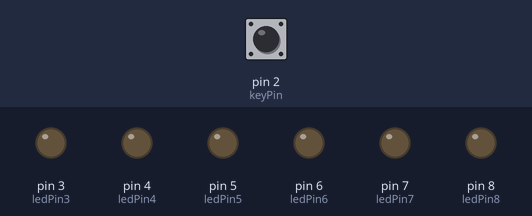
A sketch run on a simulated Arduino Uno, built with avr-gcc and run on an emulated ATmega328P. Parts: output pins drawn as LEDs (lit = HIGH). The test bench sets the inputs (shaded band); at power-on: pin 2 (keyPin) LOW.

Above: at 1.2 s.
1.3 s: pin 2 (keyPin) pulled HIGH for 1 s
At 1.8 s:
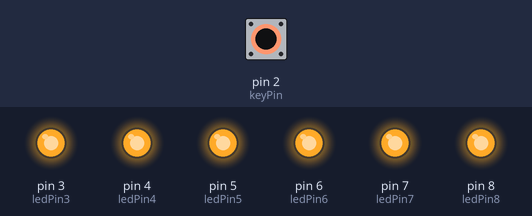
3.8 s: pin 2 (keyPin) pulled HIGH for 0.15 s
At 4.5 s:
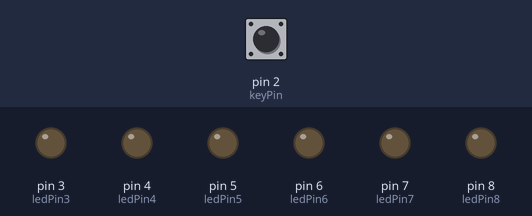
5.4 s: pin 2 (keyPin) pulled HIGH for 0.15 s
At 5.47 s:
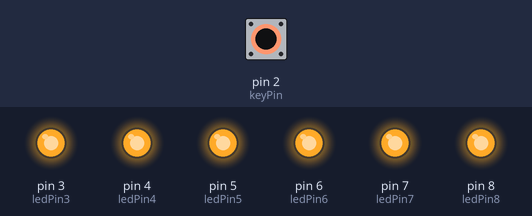
7.0 s: pin 2 (keyPin) pulled HIGH for 1 s
At 9.2 s:
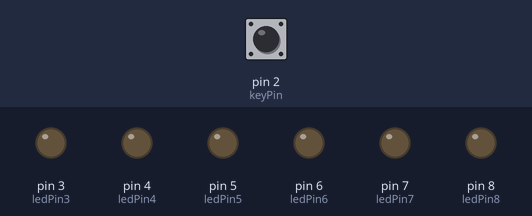
9.5 s: pin 2 (keyPin) pulled HIGH for 3.2 s
At 10.5 s:
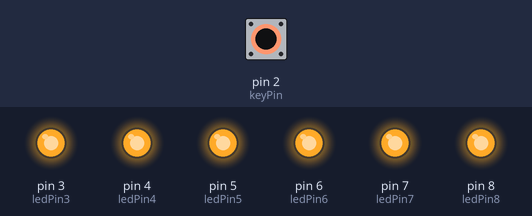
14.2 s: pin 2 (keyPin) pulled HIGH for 0.15 s
At 14.8 s:
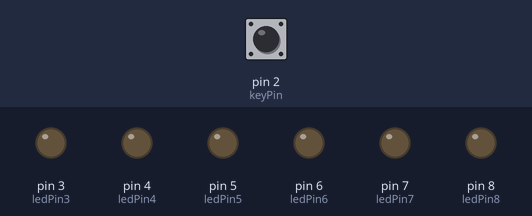
Timing chart, 0 to 16.8 s (numbered marks = the images above; inputs shaded):
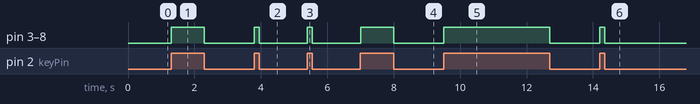

Measured:
- after the input at 1.3 s, pin 3 (ledPin3), pin 4 (ledPin4), pin 5 (ledPin5), pin 6 (ledPin6), pin 7 (ledPin7), pin 8 (ledPin8): LOW → HIGH at once, → LOW 1.0 s later
- after the input at 3.8 s, pin 3 (ledPin3), pin 4 (ledPin4), pin 5 (ledPin5), pin 6 (ledPin6), pin 7 (ledPin7), pin 8 (ledPin8): LOW → HIGH at once, → LOW 0.15 s later
- after the input at 5.4 s, pin 3 (ledPin3), pin 4 (ledPin4), pin 5 (ledPin5), pin 6 (ledPin6), pin 7 (ledPin7), pin 8 (ledPin8): LOW → HIGH at once, → LOW 0.15 s later
- after the input at 7.0 s, pin 3 (ledPin3), pin 4 (ledPin4), pin 5 (ledPin5), pin 6 (ledPin6), pin 7 (ledPin7), pin 8 (ledPin8): LOW → HIGH at once, → LOW 1.0 s later
- after the input at 9.5 s, pin 3 (ledPin3), pin 4 (ledPin4), pin 5 (ledPin5), pin 6 (ledPin6), pin 7 (ledPin7), pin 8 (ledPin8): LOW → HIGH at once, → LOW 3.2 s later
- after the input at 14.2 s, pin 3 (ledPin3), pin 4 (ledPin4), pin 5 (ledPin5), pin 6 (ledPin6), pin 7 (ledPin7), pin 8 (ledPin8): LOW → HIGH at once, → LOW 0.15 s later

The sketch:

Control_led_with_button.ino
```cpp
//Turns on and off a LED ,when pressings button attach to pin12
/**********************************/
const int keyPin = 2; //the number of the key pin
const int ledPin8 = 8;
const int ledPin7 = 7;
const int ledPin6 = 6;
const int ledPin5 = 5;
const int ledPin4 = 4;
const int ledPin3 = 3;//the number of the led pin
/**********************************/
void setup()
{
  pinMode(keyPin,INPUT);//initialize the key pin as input
  pinMode(ledPin8,OUTPUT);//initialize the led pin as output
  pinMode(ledPin7,OUTPUT);
  pinMode(ledPin6,OUTPUT);
  pinMode(ledPin5,OUTPUT);
  pinMode(ledPin4,OUTPUT);
  pinMode(ledPin3,OUTPUT);

}
/**********************************/
void loop()
{
  //read the state of the key value
  //and check if the kye is pressed
  //if it is,the state is HIGH
  if(digitalRead(keyPin) == HIGH )
  {
    digitalWrite(ledPin8,HIGH);//turn on the led
  }
  if(digitalRead(keyPin) == LOW )
  {
    digitalWrite(ledPin8,LOW);//turn off the led
  }

  // 7
  if(digitalRead(keyPin) == HIGH )
  {
    digitalWrite(ledPin7,HIGH);//turn on the led
  }
  if(digitalRead(keyPin) == LOW )
  {
    digitalWrite(ledPin7,LOW);//turn off the led
  }

  // 6

   if(digitalRead(keyPin) == HIGH )
  {
    digitalWrite(ledPin6,HIGH);//turn on the led
  }
  if(digitalRead(keyPin) == LOW )
  {
    digitalWrite(ledPin6,LOW);//turn off the led
  }

  // 5

   if(digitalRead(keyPin) == HIGH )
  {
    digitalWrite(ledPin5,HIGH);//turn on the led
  }
  if(digitalRead(keyPin) == LOW )
  {
    digitalWrite(ledPin5,LOW);//turn off the led
  }

   if(digitalRead(keyPin) == HIGH )
  {
    digitalWrite(ledPin4,HIGH);//turn on the led
  }
  if(digitalRead(keyPin) == LOW )
  {
    digitalWrite(ledPin4,LOW);//turn off the led
  }


   if(digitalRead(keyPin) == HIGH )
  {
    digitalWrite(ledPin3,HIGH);//turn on the led
  }
  if(digitalRead(keyPin) == LOW )
  {
    digitalWrite(ledPin3,LOW);//turn off the led
  }


}
```
